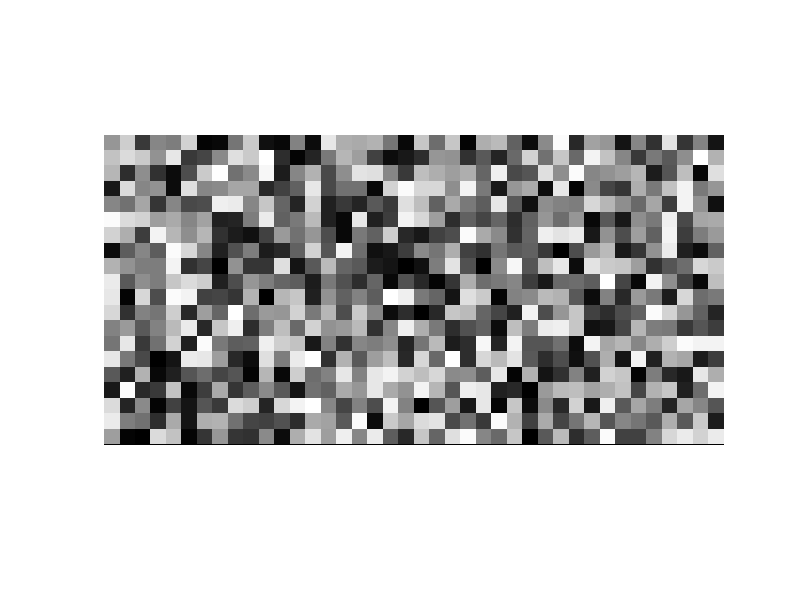
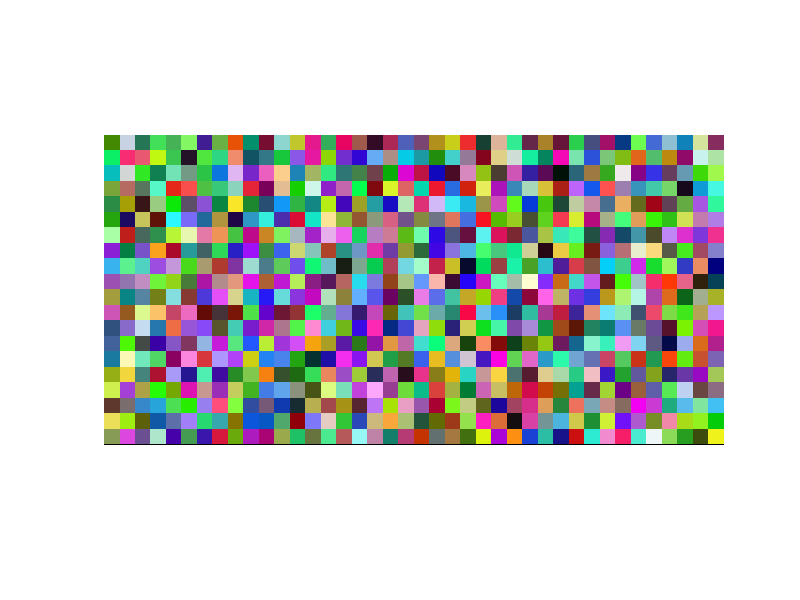

Write the MATLAB code that produced these figures, in order. (Note: this script raises an error after producing the figures.)
% Cragamos las subcarpetas
addpath("Funciones");
addpath("Imagenes");

%Practica echa en clase

T1 = uint8(255*rand(20,40));
imshow(T1);
T2 = uint8(255*rand(20,40,3));
figure,imshow(T2); % al poner figure delante, abrira otra ventana para la previsualización
clear,clc,close all;

% Leer imagenes
I=imread('X.jpg'); % Imagen en escala de grises - ver variable en workspace (el asume que la imagen es de color, le asigna a RGB el mismo color porque asume que esta en el mismo color con la información normalizada valor/256 )
Ic = imread('P1_1.jpg'); % Imagen en color

% Obtencion filas y columnas
[NumFilas NumColumnas NumComp] = size (I);
[NumFilas NumColumnas NumComp] = size (Ic);

% Visualizar variables
imshow(I),figure,imshow(Ic)
imtool(I),imtool(Ic) % inspect pixel values y coordenadas

% Acceder al valor de intensidad de coordenadas
I(3,5) % Fila 3, columna 5
Ic(3,5) % Comprobar que solo hay un valor, �que representa ese valor?

Ic(3,5,1) % componente roja
Ic(3,5,2) % componente verde
Ic(3,5,3) % componente azul

% Con imtool(I), obtenemos Pixel info: (141,200) 147
I(200,141)

% Modificar valores

% Poner rectangulo blanco en imagen intensidad
Imod = I;
Imod(100:150,200:400) = 255; 
imshow(I),figure,imshow(Imod)

% Poner rectangulo azul en imagen color
Ic_mod = Ic;
Ic_mod(100:150,200:400,1:2) = 0;
Ic_mod(100:150,200:400,3) = 255;
imshow(Ic),figure, imshow(Ic_mod)

% Seleccionar una componente de color
Ir = Ic(:,:,1);
Ig = Ic(:,:,2);
Ib = Ic(:,:,3);
imshow(Ic),figure,imshow(Ir),figure,imshow(Ig),figure,imshow(Ib)
close all;

% Histogramas
imshow(I),figure,imhist(I)

[num_pix niveles_gris] = imhist(I);

% Accede al numero de pixeles que hay en I con un nivel de gris 128
num_pix(128+1)

% Representacion histograma con stem
stem (0:255, num_pix, '.r'), hold on, imhist(I)

% Operando con imagenes
I(200,300) % Valor 151

% Guarda en una variable el valor de intensidad de ese pixel +10
A = I(200,300) + 10

% Guarda en otra variable el valor de intensidad de ese pixel +105
B = I(200,300) + 105

% �Que observas?

% IMPORTANTE: ANTES DE OPERAR CON VALORES DE IMAGENES HAY QUE HACER UNA
% CONVERSION DEL FORMATO DE LOS DATOS - DE UINT8 A DOUBLE

I = double (I);
B = I(200,300) + 105

% EJEMPLO BASICO DE PROCESAMIENTO: SEGMENTAR TODOS LOS PIXELES
% PERTENECIENTES A LETRAS X EN IMAGEN I

[N M] = size(I);

Ibin = zeros(N,M);

for i=1:N
    for j=1:M
        if I(i,j) < 100
            Ibin(i,j) = 1;
        end
    end
end

% PROGRAMACION MAS EFICAZ: 
Ibin = I < 100; % datos tipo logico
Ibin = double(I<100); % para tenerlos tipo double como antes

% Visualiza la informacion
imshow(uint8(Ibin));

imshow(uint8(255*Ibin));

% GUARDAR LA INFORMACION
save ImagenSegmentada I Ibin
imwrite(uint8(255*Ibin),'ImagenBinaria.tif');
